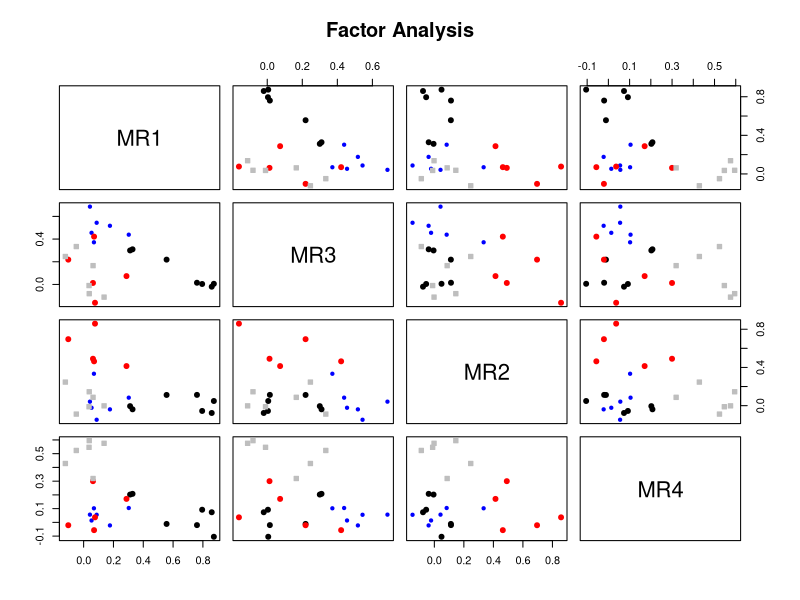
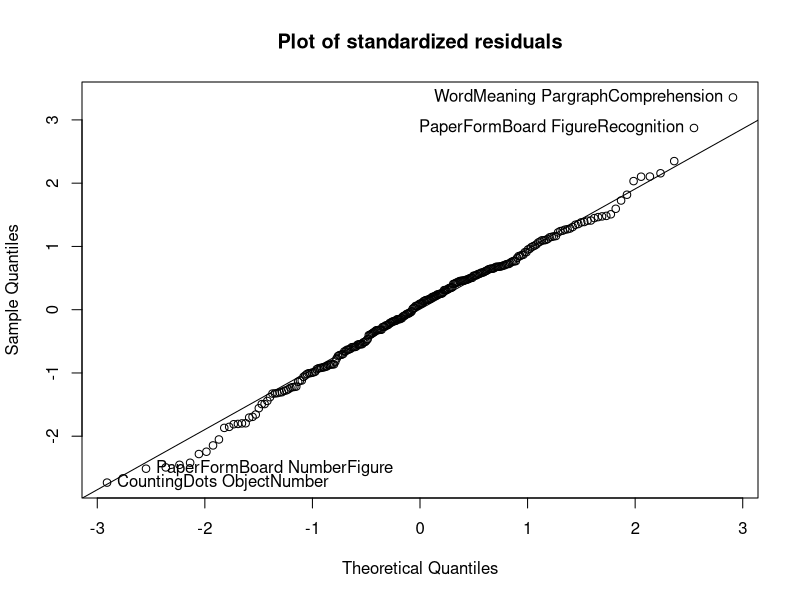
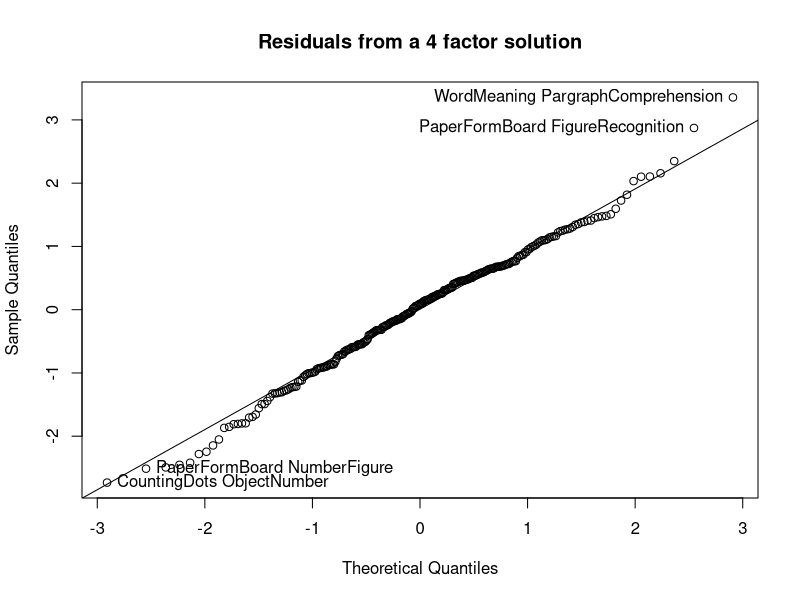
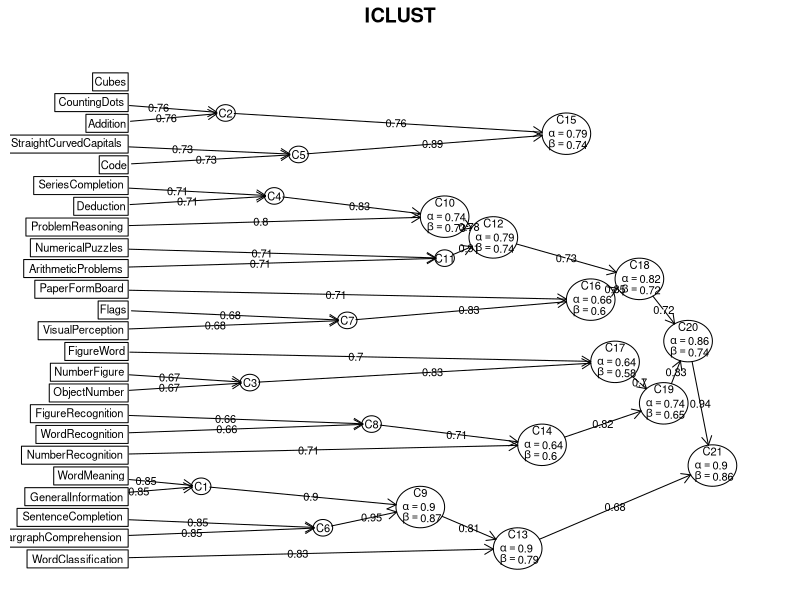
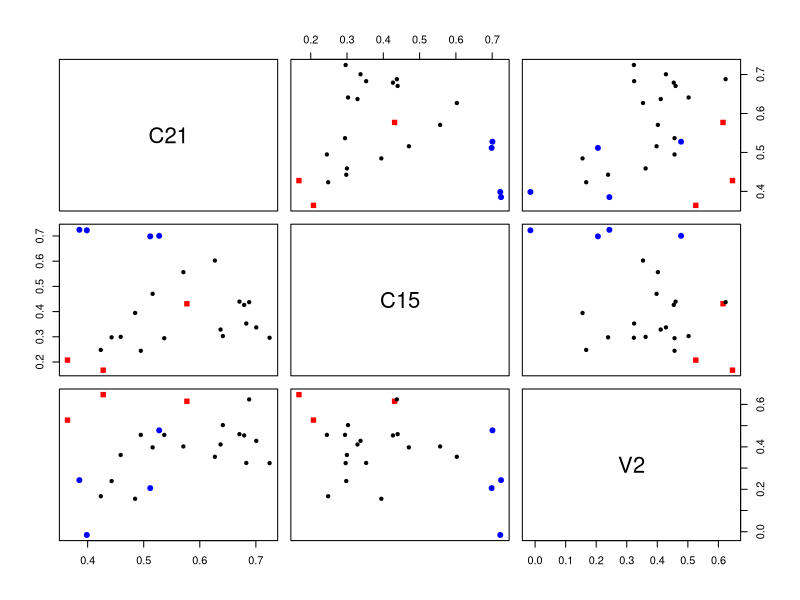

The R script that drew these images, in order:
library(psych)


### Name: plot.psych
### Title: Plotting functions for the psych package of class "psych"
### Aliases: plot.psych plot.poly plot.irt plot.residuals
### Keywords: multivariate

### ** Examples

test.data <- Harman74.cor$cov
f4 <- fa(test.data,4)
plot(f4)
plot(resid(f4))
plot(resid(f4),main="Residuals from a 4 factor solution",qq=FALSE)
#not run
#data(bfi)
#e.irt <- irt.fa(bfi[11:15])  #just the extraversion items
#plot(e.irt)   #the information curves
#
ic <- iclust(test.data,3)   #shows hierarchical structure 
plot(ic)                    #plots loadings
#
